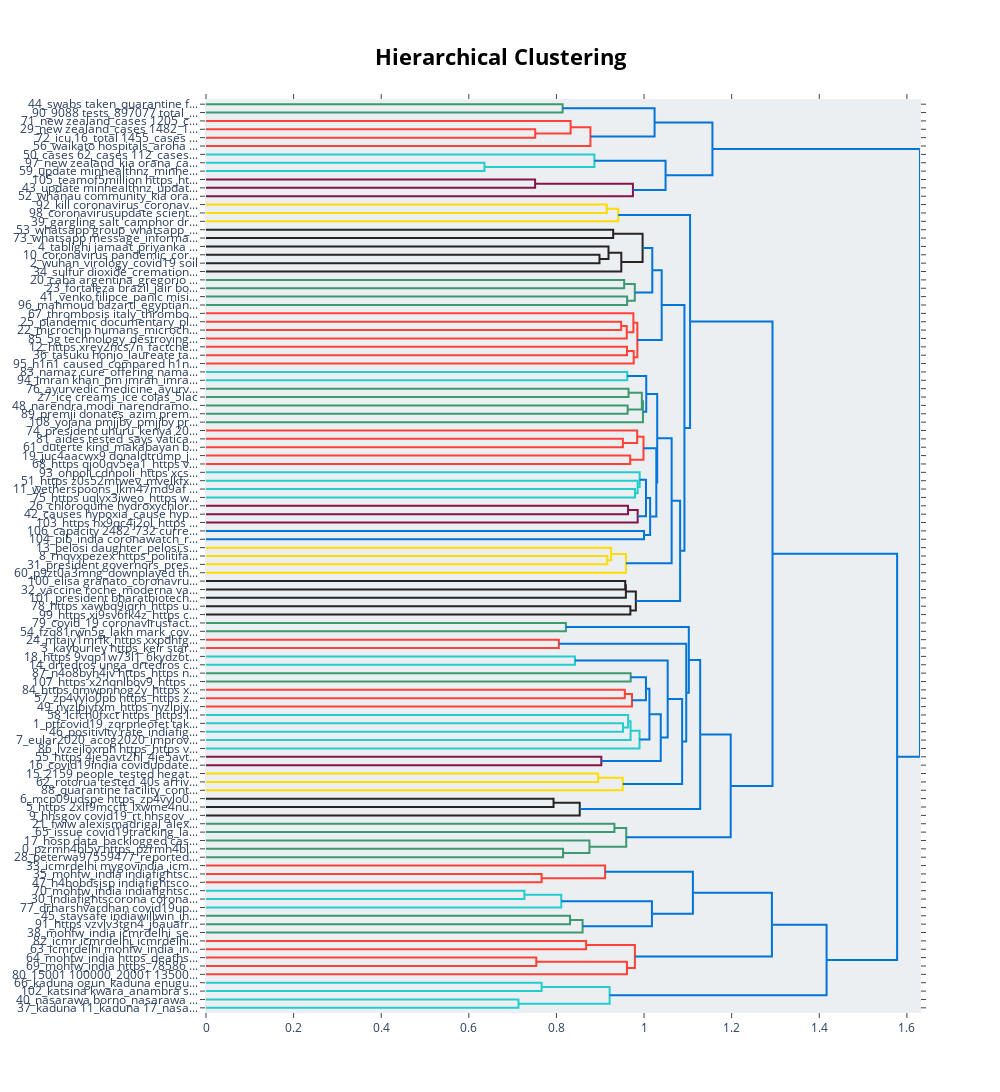

The notebook cell saved with this chart:
### Code cell
# hierarchical topic visualization
topic_model.visualize_hierarchy()

### Figure 1 — Plotly figure (JSON) as saved in the notebook; plotly's stock layout.template omitted (floating-point values rounded to 4 significant figures)
{"data": [{"hoverinfo": "text", "marker": {"color": "rgb(61,153,112)"}, "mode": "lines", "type": "scatter", "x": [0, 0.814, 0.814, 0], "xaxis": "x", "y": [-5, -5, -15, -15], "yaxis": "y"}, {"hoverinfo": "text", "marker": {"color": "rgb(255,65,54)"}, "mode": "lines", "type": "scatter", "x": [0, 0.7516, 0.7516, 0], "xaxis": "x", "y": [-35, -35, -45, -45], "yaxis": "y"}, {"hoverinfo": "text", "marker": {"color": "rgb(255,65,54)"}, "mode": "lines", "type": "scatter", "x": [0, 0.8323, 0.8323, 0.7516], "xaxis": "x", "y": [-25, -25, -40, -40], "yaxis": "y"}, {"hoverinfo": "text", "marker": {"color": "rgb(255,65,54)"}, "mode": "lines", "type": "scatter", "x": [0.8323, 0.8776, 0.8776, 0], "xaxis": "x", "y": [-32.5, -32.5, -55, -55], "yaxis": "y"}, {"hoverinfo": "text", "marker": {"color": "rgb(0,116,217)"}, "mode": "lines", "type": "scatter", "x": [0.814, 1.024, 1.024, 0.8776], "xaxis": "x", "y": [-10, -10, -43.75, -43.75], "yaxis": "y"}, {"hoverinfo": "text", "marker": {"color": "rgb(35,205,205)"}, "mode": "lines", "type": "scatter", "x": [0, 0.6356, 0.6356, 0], "xaxis": "x", "y": [-75, -75, -85, -85], "yaxis": "y"}, {"hoverinfo": "text", "marker": {"color": "rgb(35,205,205)"}, "mode": "lines", "type": "scatter", "x": [0, 0.8866, 0.8866, 0.6356], "xaxis": "x", "y": [-65, -65, -80, -80], "yaxis": "y"}, {"hoverinfo": "text", "marker": {"color": "rgb(133,20,75)"}, "mode": "lines", "type": "scatter", "x": [0, 0.7513, 0.7513, 0], "xaxis": "x", "y": [-95, -95, -105, -105], "yaxis": "y"}, {"hoverinfo": "text", "marker": {"color": "rgb(133,20,75)"}, "mode": "lines", "type": "scatter", "x": [0.7513, 0.9746, 0.9746, 0], "xaxis": "x", "y": [-100, -100, -115, -115], "yaxis": "y"}, {"hoverinfo": "text", "marker": {"color": "rgb(0,116,217)"}, "mode": "lines", "type": "scatter", "x": [0.8866, 1.049, 1.049, 0.9746], "xaxis": "x", "y": [-72.5, -72.5, -107.5, -107.5], "yaxis": "y"}, {"hoverinfo": "text", "marker": {"color": "rgb(0,116,217)"}, "mode": "lines", "type": "scatter", "x": [1.024, 1.156, 1.156, 1.049], "xaxis": "x", "y": [-26.88, -26.88, -90, -90], "yaxis": "y"}, {"hoverinfo": "text", "marker": {"color": "rgb(255,220,0)"}, "mode": "lines", "type": "scatter", "x": [0, 0.9149, 0.9149, 0], "xaxis": "x", "y": [-125, -125, -135, -135], "yaxis": "y"}, {"hoverinfo": "text", "marker": {"color": "rgb(255,220,0)"}, "mode": "lines", "type": "scatter", "x": [0.9149, 0.9412, 0.9412, 0], "xaxis": "x", "y": [-130, -130, -145, -145], "yaxis": "y"}, {"hoverinfo": "text", "marker": {"color": "rgb(40,35,35)"}, "mode": "lines", "type": "scatter", "x": [0, 0.9296, 0.9296, 0], "xaxis": "x", "y": [-155, -155, -165, -165], "yaxis": "y"}, {"hoverinfo": "text", "marker": {"color": "rgb(40,35,35)"}, "mode": "lines", "type": "scatter", "x": [0, 0.8982, 0.8982, 0], "xaxis": "x", "y": [-185, -185, -195, -195], "yaxis": "y"}, {"hoverinfo": "text", "marker": {"color": "rgb(40,35,35)"}, "mode": "lines", "type": "scatter", "x": [0, 0.9188, 0.9188, 0.8982], "xaxis": "x", "y": [-175, -175, -190, -190], "yaxis": "y"}, {"hoverinfo": "text", "marker": {"color": "rgb(40,35,35)"}, "mode": "lines", "type": "scatter", "x": [0.9188, 0.9481, 0.9481, 0], "xaxis": "x", "y": [-182.5, -182.5, -205, -205], "yaxis": "y"}, {"hoverinfo": "text", "marker": {"color": "rgb(40,35,35)"}, "mode": "lines", "type": "scatter", "x": [0.9296, 0.9967, 0.9967, 0.9481], "xaxis": "x", "y": [-160, -160, -193.8, -193.8], "yaxis": "y"}, {"hoverinfo": "text", "marker": {"color": "rgb(61,153,112)"}, "mode": "lines", "type": "scatter", "x": [0, 0.9546, 0.9546, 0], "xaxis": "x", "y": [-215, -215, -225, -225], "yaxis": "y"}, {"hoverinfo": "text", "marker": {"color": "rgb(61,153,112)"}, "mode": "lines", "type": "scatter", "x": [0, 0.9613, 0.9613, 0], "xaxis": "x", "y": [-235, -235, -245, -245], "yaxis": "y"}, {"hoverinfo": "text", "marker": {"color": "rgb(61,153,112)"}, "mode": "lines", "type": "scatter", "x": [0.9546, 0.9789, 0.9789, 0.9613], "xaxis": "x", "y": [-220, -220, -240, -240], "yaxis": "y"}, {"hoverinfo": "text", "marker": {"color": "rgb(0,116,217)"}, "mode": "lines", "type": "scatter", "x": [0.9967, 1.019, 1.019, 0.9789], "xaxis": "x", "y": [-176.9, -176.9, -230, -230], "yaxis": "y"}, {"hoverinfo": "text", "marker": {"color": "rgb(255,65,54)"}, "mode": "lines", "type": "scatter", "x": [0, 0.9478, 0.9478, 0], "xaxis": "x", "y": [-265, -265, -275, -275], "yaxis": "y"}, {"hoverinfo": "text", "marker": {"color": "rgb(255,65,54)"}, "mode": "lines", "type": "scatter", "x": [0.9478, 0.9605, 0.9605, 0], "xaxis": "x", "y": [-270, -270, -285, -285], "yaxis": "y"}, {"hoverinfo": "text", "marker": {"color": "rgb(255,65,54)"}, "mode": "lines", "type": "scatter", "x": [0, 0.9756, 0.9756, 0.9605], "xaxis": "x", "y": [-255, -255, -277.5, -277.5], "yaxis": "y"}, {"hoverinfo": "text", "marker": {"color": "rgb(255,65,54)"}, "mode": "lines", "type": "scatter", "x": [0, 0.9611, 0.9611, 0], "xaxis": "x", "y": [-295, -295, -305, -305], "yaxis": "y"}, {"hoverinfo": "text", "marker": {"color": "rgb(255,65,54)"}, "mode": "lines", "type": "scatter", "x": [0.9611, 0.9764, 0.9764, 0], "xaxis": "x", "y": [-300, -300, -315, -315], "yaxis": "y"}, {"hoverinfo": "text", "marker": {"color": "rgb(255,65,54)"}, "mode": "lines", "type": "scatter", "x": [0.9756, 0.9847, 0.9847, 0.9764], "xaxis": "x", "y": [-266.2, -266.2, -307.5, -307.5], "yaxis": "y"}, {"hoverinfo": "text", "marker": {"color": "rgb(0,116,217)"}, "mode": "lines", "type": "scatter", "x": [1.019, 1.04, 1.04, 0.9847], "xaxis": "x", "y": [-203.4, -203.4, -286.9, -286.9], "yaxis": "y"}, {"hoverinfo": "text", "marker": {"color": "rgb(35,205,205)"}, "mode": "lines", "type": "scatter", "x": [0, 0.9616, 0.9616, 0], "xaxis": "x", "y": [-325, -325, -335, -335], "yaxis": "y"}, {"hoverinfo": "text", "marker": {"color": "rgb(61,153,112)"}, "mode": "lines", "type": "scatter", "x": [0, 0.9646, 0.9646, 0], "xaxis": "x", "y": [-345, -345, -355, -355], "yaxis": "y"}, {"hoverinfo": "text", "marker": {"color": "rgb(61,153,112)"}, "mode": "lines", "type": "scatter", "x": [0, 0.9625, 0.9625, 0], "xaxis": "x", "y": [-365, -365, -375, -375], "yaxis": "y"}, {"hoverinfo": "text", "marker": {"color": "rgb(61,153,112)"}, "mode": "lines", "type": "scatter", "x": [0.9646, 0.995, 0.995, 0.9625], "xaxis": "x", "y": [-350, -350, -370, -370], "yaxis": "y"}, {"hoverinfo": "text", "marker": {"color": "rgb(61,153,112)"}, "mode": "lines", "type": "scatter", "x": [0.995, 0.9975, 0.9975, 0], "xaxis": "x", "y": [-360, -360, -385, -385], "yaxis": "y"}, {"hoverinfo": "text", "marker": {"color": "rgb(0,116,217)"}, "mode": "lines", "type": "scatter", "x": [0.9616, 1.005, 1.005, 0.9975], "xaxis": "x", "y": [-330, -330, -372.5, -372.5], "yaxis": "y"}, {"hoverinfo": "text", "marker": {"color": "rgb(255,65,54)"}, "mode": "lines", "type": "scatter", "x": [0, 0.9516, 0.9516, 0], "xaxis": "x", "y": [-405, -405, -415, -415], "yaxis": "y"}, {"hoverinfo": "text", "marker": {"color": "rgb(255,65,54)"}, "mode": "lines", "type": "scatter", "x": [0, 0.9843, 0.9843, 0.9516], "xaxis": "x", "y": [-395, -395, -410, -410], "yaxis": "y"}, {"hoverinfo": "text", "marker": {"color": "rgb(255,65,54)"}, "mode": "lines", "type": "scatter", "x": [0, 0.9684, 0.9684, 0], "xaxis": "x", "y": [-425, -425, -435, -435], "yaxis": "y"}, {"hoverinfo": "text", "marker": {"color": "rgb(255,65,54)"}, "mode": "lines", "type": "scatter", "x": [0.9843, 0.9987, 0.9987, 0.9684], "xaxis": "x", "y": [-402.5, -402.5, -430, -430], "yaxis": "y"}, {"hoverinfo": "text", "marker": {"color": "rgb(35,205,205)"}, "mode": "lines", "type": "scatter", "x": [0, 0.9794, 0.9794, 0], "xaxis": "x", "y": [-465, -465, -475, -475], "yaxis": "y"}, {"hoverinfo": "text", "marker": {"color": "rgb(35,205,205)"}, "mode": "lines", "type": "scatter", "x": [0, 0.9854, 0.9854, 0.9794], "xaxis": "x", "y": [-455, -455, -470, -470], "yaxis": "y"}, {"hoverinfo": "text", "marker": {"color": "rgb(35,205,205)"}, "mode": "lines", "type": "scatter", "x": [0, 0.99, 0.99, 0.9854], "xaxis": "x", "y": [-445, -445, -462.5, -462.5], "yaxis": "y"}, {"hoverinfo": "text", "marker": {"color": "rgb(133,20,75)"}, "mode": "lines", "type": "scatter", "x": [0, 0.9635, 0.9635, 0], "xaxis": "x", "y": [-485, -485, -495, -495], "yaxis": "y"}, {"hoverinfo": "text", "marker": {"color": "rgb(133,20,75)"}, "mode": "lines", "type": "scatter", "x": [0.9635, 0.9854, 0.9854, 0], "xaxis": "x", "y": [-490, -490, -505, -505], "yaxis": "y"}, {"hoverinfo": "text", "marker": {"color": "rgb(0,116,217)"}, "mode": "lines", "type": "scatter", "x": [0.99, 1.004, 1.004, 0.9854], "xaxis": "x", "y": [-453.8, -453.8, -497.5, -497.5], "yaxis": "y"}, {"hoverinfo": "text", "marker": {"color": "rgb(0,116,217)"}, "mode": "lines", "type": "scatter", "x": [0, 1, 1, 0], "xaxis": "x", "y": [-515, -515, -525, -525], "yaxis": "y"}, {"hoverinfo": "text", "marker": {"color": "rgb(0,116,217)"}, "mode": "lines", "type": "scatter", "x": [1.004, 1.014, 1.014, 1], "xaxis": "x", "y": [-475.6, -475.6, -520, -520], "yaxis": "y"}, {"hoverinfo": "text", "marker": {"color": "rgb(0,116,217)"}, "mode": "lines", "type": "scatter", "x": [0.9987, 1.028, 1.028, 1.014], "xaxis": "x", "y": [-416.2, -416.2, -497.8, -497.8], "yaxis": "y"}, {"hoverinfo": "text", "marker": {"color": "rgb(0,116,217)"}, "mode": "lines", "type": "scatter", "x": [1.005, 1.03, 1.03, 1.028], "xaxis": "x", "y": [-351.2, -351.2, -457.0, -457.0], "yaxis": "y"}, {"hoverinfo": "text", "marker": {"color": "rgb(255,220,0)"}, "mode": "lines", "type": "scatter", "x": [0, 0.9161, 0.9161, 0], "xaxis": "x", "y": [-545, -545, -555, -555], "yaxis": "y"}, {"hoverinfo": "text", "marker": {"color": "rgb(255,220,0)"}, "mode": "lines", "type": "scatter", "x": [0, 0.9248, 0.9248, 0.9161], "xaxis": "x", "y": [-535, -535, -550, -550], "yaxis": "y"}, {"hoverinfo": "text", "marker": {"color": "rgb(255,220,0)"}, "mode": "lines", "type": "scatter", "x": [0.9248, 0.9588, 0.9588, 0], "xaxis": "x", "y": [-542.5, -542.5, -565, -565], "yaxis": "y"}, {"hoverinfo": "text", "marker": {"color": "rgb(0,116,217)"}, "mode": "lines", "type": "scatter", "x": [1.03, 1.063, 1.063, 0.9588], "xaxis": "x", "y": [-404.1, -404.1, -553.8, -553.8], "yaxis": "y"}, {"hoverinfo": "text", "marker": {"color": "rgb(40,35,35)"}, "mode": "lines", "type": "scatter", "x": [0, 0.957, 0.957, 0], "xaxis": "x", "y": [-575, -575, -585, -585], "yaxis": "y"}, {"hoverinfo": "text", "marker": {"color": "rgb(40,35,35)"}, "mode": "lines", "type": "scatter", "x": [0.957, 0.9585, 0.9585, 0], "xaxis": "x", "y": [-580, -580, -595, -595], "yaxis": "y"}, {"hoverinfo": "text", "marker": {"color": "rgb(40,35,35)"}, "mode": "lines", "type": "scatter", "x": [0, 0.9688, 0.9688, 0], "xaxis": "x", "y": [-605, -605, -615, -615], "yaxis": "y"}, {"hoverinfo": "text", "marker": {"color": "rgb(40,35,35)"}, "mode": "lines", "type": "scatter", "x": [0.9585, 0.9812, 0.9812, 0.9688], "xaxis": "x", "y": [-587.5, -587.5, -610, -610], "yaxis": "y"}, {"hoverinfo": "text", "marker": {"color": "rgb(0,116,217)"}, "mode": "lines", "type": "scatter", "x": [1.063, 1.082, 1.082, 0.9812], "xaxis": "x", "y": [-478.9, -478.9, -598.8, -598.8], "yaxis": "y"}, {"hoverinfo": "text", "marker": {"color": "rgb(0,116,217)"}, "mode": "lines", "type": "scatter", "x": [1.04, 1.092, 1.092, 1.082], "xaxis": "x", "y": [-245.2, -245.2, -538.8, -538.8], "yaxis": "y"}, {"hoverinfo": "text", "marker": {"color": "rgb(0,116,217)"}, "mode": "lines", "type": "scatter", "x": [0.9412, 1.105, 1.105, 1.092], "xaxis": "x", "y": [-137.5, -137.5, -392.0, -392.0], "yaxis": "y"}, {"hoverinfo": "text", "marker": {"color": "rgb(61,153,112)"}, "mode": "lines", "type": "scatter", "x": [0, 0.8216, 0.8216, 0], "xaxis": "x", "y": [-625, -625, -635, -635], "yaxis": "y"}, {"hoverinfo": "text", "marker": {"color": "rgb(255,65,54)"}, "mode": "lines", "type": "scatter", "x": [0, 0.8055, 0.8055, 0], "xaxis": "x", "y": [-645, -645, -655, -655], "yaxis": "y"}, {"hoverinfo": "text", "marker": {"color": "rgb(35,205,205)"}, "mode": "lines", "type": "scatter", "x": [0, 0.8422, 0.8422, 0], "xaxis": "x", "y": [-665, -665, -675, -675], "yaxis": "y"}, {"hoverinfo": "text", "marker": {"color": "rgb(61,153,112)"}, "mode": "lines", "type": "scatter", "x": [0, 0.9695, 0.9695, 0], "xaxis": "x", "y": [-685, -685, -695, -695], "yaxis": "y"}, {"hoverinfo": "text", "marker": {"color": "rgb(255,65,54)"}, "mode": "lines", "type": "scatter", "x": [0, 0.956, 0.956, 0], "xaxis": "x", "y": [-705, -705, -715, -715], "yaxis": "y"}, {"hoverinfo": "text", "marker": {"color": "rgb(255,65,54)"}, "mode": "lines", "type": "scatter", "x": [0.956, 0.9725, 0.9725, 0], "xaxis": "x", "y": [-710, -710, -725, -725], "yaxis": "y"}, {"hoverinfo": "text", "marker": {"color": "rgb(0,116,217)"}, "mode": "lines", "type": "scatter", "x": [0.9695, 1.004, 1.004, 0.9725], "xaxis": "x", "y": [-690, -690, -717.5, -717.5], "yaxis": "y"}, {"hoverinfo": "text", "marker": {"color": "rgb(35,205,205)"}, "mode": "lines", "type": "scatter", "x": [0, 0.952, 0.952, 0], "xaxis": "x", "y": [-745, -745, -755, -755], "yaxis": "y"}, {"hoverinfo": "text", "marker": {"color": "rgb(35,205,205)"}, "mode": "lines", "type": "scatter", "x": [0, 0.9637, 0.9637, 0.952], "xaxis": "x", "y": [-735, -735, -750, -750], "yaxis": "y"}, {"hoverinfo": "text", "marker": {"color": "rgb(35,205,205)"}, "mode": "lines", "type": "scatter", "x": [0.9637, 0.9692, 0.9692, 0], "xaxis": "x", "y": [-742.5, -742.5, -765, -765], "yaxis": "y"}, {"hoverinfo": "text", "marker": {"color": "rgb(35,205,205)"}, "mode": "lines", "type": "scatter", "x": [0.9692, 0.9896, 0.9896, 0], "xaxis": "x", "y": [-753.8, -753.8, -775, -775], "yaxis": "y"}, {"hoverinfo": "text", "marker": {"color": "rgb(0,116,217)"}, "mode": "lines", "type": "scatter", "x": [1.004, 1.012, 1.012, 0.9896], "xaxis": "x", "y": [-703.8, -703.8, -764.4, -764.4], "yaxis": "y"}, {"hoverinfo": "text", "marker": {"color": "rgb(133,20,75)"}, "mode": "lines", "type": "scatter", "x": [0, 0.9025, 0.9025, 0], "xaxis": "x", "y": [-785, -785, -795, -795], "yaxis": "y"}, {"hoverinfo": "text", "marker": {"color": "rgb(0,116,217)"}, "mode": "lines", "type": "scatter", "x": [1.012, 1.038, 1.038, 0.9025], "xaxis": "x", "y": [-734.1, -734.1, -790, -790], "yaxis": "y"}, {"hoverinfo": "text", "marker": {"color": "rgb(0,116,217)"}, "mode": "lines", "type": "scatter", "x": [0.8422, 1.054, 1.054, 1.038], "xaxis": "x", "y": [-670, -670, -762.0, -762.0], "yaxis": "y"}, {"hoverinfo": "text", "marker": {"color": "rgb(255,220,0)"}, "mode": "lines", "type": "scatter", "x": [0, 0.8952, 0.8952, 0], "xaxis": "x", "y": [-805, -805, -815, -815], "yaxis": "y"}, {"hoverinfo": "text", "marker": {"color": "rgb(255,220,0)"}, "mode": "lines", "type": "scatter", "x": [0.8952, 0.9513, 0.9513, 0], "xaxis": "x", "y": [-810, -810, -825, -825], "yaxis": "y"}, {"hoverinfo": "text", "marker": {"color": "rgb(0,116,217)"}, "mode": "lines", "type": "scatter", "x": [1.054, 1.087, 1.087, 0.9513], "xaxis": "x", "y": [-716.0, -716.0, -817.5, -817.5], "yaxis": "y"}, {"hoverinfo": "text", "marker": {"color": "rgb(0,116,217)"}, "mode": "lines", "type": "scatter", "x": [0.8055, 1.096, 1.096, 1.087], "xaxis": "x", "y": [-650, -650, -766.8, -766.8], "yaxis": "y"}, {"hoverinfo": "text", "marker": {"color": "rgb(0,116,217)"}, "mode": "lines", "type": "scatter", "x": [0.8216, 1.102, 1.102, 1.096], "xaxis": "x", "y": [-630, -630, -708.4, -708.4], "yaxis": "y"}, {"hoverinfo": "text", "marker": {"color": "rgb(40,35,35)"}, "mode": "lines", "type": "scatter", "x": [0, 0.7934, 0.7934, 0], "xaxis": "x", "y": [-835, -835, -845, -845], "yaxis": "y"}, {"hoverinfo": "text", "marker": {"color": "rgb(40,35,35)"}, "mode": "lines", "type": "scatter", "x": [0.7934, 0.8532, 0.8532, 0], "xaxis": "x", "y": [-840, -840, -855, -855], "yaxis": "y"}, {"hoverinfo": "text", "marker": {"color": "rgb(0,116,217)"}, "mode": "lines", "type": "scatter", "x": [1.102, 1.128, 1.128, 0.8532], "xaxis": "x", "y": [-669.2, -669.2, -847.5, -847.5], "yaxis": "y"}, {"hoverinfo": "text", "marker": {"color": "rgb(61,153,112)"}, "mode": "lines", "type": "scatter", "x": [0, 0.9324, 0.9324, 0], "xaxis": "x", "y": [-865, -865, -875, -875], "yaxis": "y"}, {"hoverinfo": "text", "marker": {"color": "rgb(61,153,112)"}, "mode": "lines", "type": "scatter", "x": [0, 0.8151, 0.8151, 0], "xaxis": "x", "y": [-895, -895, -905, -905], "yaxis": "y"}, {"hoverinfo": "text", "marker": {"color": "rgb(61,153,112)"}, "mode": "lines", "type": "scatter", "x": [0, 0.8753, 0.8753, 0.8151], "xaxis": "x", "y": [-885, -885, -900, -900], "yaxis": "y"}, {"hoverinfo": "text", "marker": {"color": "rgb(61,153,112)"}, "mode": "lines", "type": "scatter", "x": [0.9324, 0.9593, 0.9593, 0.8753], "xaxis": "x", "y": [-870, -870, -892.5, -892.5], "yaxis": "y"}, {"hoverinfo": "text", "marker": {"color": "rgb(0,116,217)"}, "mode": "lines", "type": "scatter", "x": [1.128, 1.198, 1.198, 0.9593], "xaxis": "x", "y": [-758.3, -758.3, -881.2, -881.2], "yaxis": "y"}, {"hoverinfo": "text", "marker": {"color": "rgb(0,116,217)"}, "mode": "lines", "type": "scatter", "x": [1.105, 1.293, 1.293, 1.198], "xaxis": "x", "y": [-264.8, -264.8, -819.8, -819.8], "yaxis": "y"}, {"hoverinfo": "text", "marker": {"color": "rgb(255,65,54)"}, "mode": "lines", "type": "scatter", "x": [0, 0.7661, 0.7661, 0], "xaxis": "x", "y": [-925, -925, -935, -935], "yaxis": "y"}, {"hoverinfo": "text", "marker": {"color": "rgb(255,65,54)"}, "mode": "lines", "type": "scatter", "x": [0, 0.9111, 0.9111, 0.7661], "xaxis": "x", "y": [-915, -915, -930, -930], "yaxis": "y"}, {"hoverinfo": "text", "marker": {"color": "rgb(35,205,205)"}, "mode": "lines", "type": "scatter", "x": [0, 0.7268, 0.7268, 0], "xaxis": "x", "y": [-945, -945, -955, -955], "yaxis": "y"}, {"hoverinfo": "text", "marker": {"color": "rgb(35,205,205)"}, "mode": "lines", "type": "scatter", "x": [0.7268, 0.811, 0.811, 0], "xaxis": "x", "y": [-950, -950, -965, -965], "yaxis": "y"}, {"hoverinfo": "text", "marker": {"color": "rgb(61,153,112)"}, "mode": "lines", "type": "scatter", "x": [0, 0.831, 0.831, 0], "xaxis": "x", "y": [-975, -975, -985, -985], "yaxis": "y"}, {"hoverinfo": "text", "marker": {"color": "rgb(61,153,112)"}, "mode": "lines", "type": "scatter", "x": [0.831, 0.8597, 0.8597, 0], "xaxis": "x", "y": [-980, -980, -995, -995], "yaxis": "y"}, {"hoverinfo": "text", "marker": {"color": "rgb(0,116,217)"}, "mode": "lines", "type": "scatter", "x": [0.811, 1.018, 1.018, 0.8597], "xaxis": "x", "y": [-957.5, -957.5, -987.5, -987.5], "yaxis": "y"}, {"hoverinfo": "text", "marker": {"color": "rgb(0,116,217)"}, "mode": "lines", "type": "scatter", "x": [0.9111, 1.112, 1.112, 1.018], "xaxis": "x", "y": [-922.5, -922.5, -972.5, -972.5], "yaxis": "y"}, {"hoverinfo": "text", "marker": {"color": "rgb(255,65,54)"}, "mode": "lines", "type": "scatter", "x": [0, 0.8678, 0.8678, 0], "xaxis": "x", "y": [-1005, -1005, -1015, -1015], "yaxis": "y"}, {"hoverinfo": "text", "marker": {"color": "rgb(255,65,54)"}, "mode": "lines", "type": "scatter", "x": [0, 0.754, 0.754, 0], "xaxis": "x", "y": [-1025, -1025, -1035, -1035], "yaxis": "y"}, {"hoverinfo": "text", "marker": {"color": "rgb(255,65,54)"}, "mode": "lines", "type": "scatter", "x": [0.754, 0.961, 0.961, 0], "xaxis": "x", "y": [-1030, -1030, -1045, -1045], "yaxis": "y"}, {"hoverinfo": "text", "marker": {"color": "rgb(255,65,54)"}, "mode": "lines", "type": "scatter", "x": [0.8678, 0.9791, 0.9791, 0.961], "xaxis": "x", "y": [-1010, -1010, -1038.0, -1038.0], "yaxis": "y"}, {"hoverinfo": "text", "marker": {"color": "rgb(0,116,217)"}, "mode": "lines", "type": "scatter", "x": [1.112, 1.292, 1.292, 0.9791], "xaxis": "x", "y": [-947.5, -947.5, -1024.0, -1024.0], "yaxis": "y"}, {"hoverinfo": "text", "marker": {"color": "rgb(35,205,205)"}, "mode": "lines", "type": "scatter", "x": [0, 0.7661, 0.7661, 0], "xaxis": "x", "y": [-1055, -1055, -1065, -1065], "yaxis": "y"}, {"hoverinfo": "text", "marker": {"color": "rgb(35,205,205)"}, "mode": "lines", "type": "scatter", "x": [0, 0.7133, 0.7133, 0], "xaxis": "x", "y": [-1075, -1075, -1085, -1085], "yaxis": "y"}, {"hoverinfo": "text", "marker": {"color": "rgb(35,205,205)"}, "mode": "lines", "type": "scatter", "x": [0.7661, 0.9214, 0.9214, 0.7133], "xaxis": "x", "y": [-1060, -1060, -1080, -1080], "yaxis": "y"}, {"hoverinfo": "text", "marker": {"color": "rgb(0,116,217)"}, "mode": "lines", "type": "scatter", "x": [1.292, 1.417, 1.417, 0.9214], "xaxis": "x", "y": [-985.6, -985.6, -1070, -1070], "yaxis": "y"}, {"hoverinfo": "text", "marker": {"color": "rgb(0,116,217)"}, "mode": "lines", "type": "scatter", "x": [1.293, 1.578, 1.578, 1.417], "xaxis": "x", "y": [-542.3, -542.3, -1028.0, -1028.0], "yaxis": "y"}, {"hoverinfo": "text", "marker": {"color": "rgb(0,116,217)"}, "mode": "lines", "type": "scatter", "x": [1.156, 1.63, 1.63, 1.578], "xaxis": "x", "y": [-58.44, -58.44, -785.0, -785.0], "yaxis": "y"}], "layout": {"autosize": false, "height": 1835, "hoverlabel": {"bgcolor": "white", "font": {"family": "Rockwell", "size": 16}}, "hovermode": "closest", "plot_bgcolor": "#ECEFF1", "showlegend": false, "title": {"font": {"color": "Black", "size": 22}, "text": "<b>Hierarchical Clustering</b>", "x": 0.5, "xanchor": "center", "yanchor": "top"}, "width": 1000, "xaxis": {"mirror": "allticks", "rangemode": "tozero", "showgrid": false, "showline": true, "showticklabels": true, "ticks": "outside", "type": "linear", "zeroline": false}, "yaxis": {"mirror": "allticks", "range": [-1090, 0], "rangemode": "tozero", "showgrid": false, "showline": true, "showticklabels": true, "tickmode": "array", "ticks": "outside", "ticktext": ["44_swabs taken_quarantine f...", "90_9088 tests_897077 total_...", "71_new zealand_cases 1205_c...", "29_new zealand_cases 1482_1...", "72_icu 16_total 1455_cases ...", "56_waikato hospitals_aroha ...", "50_cases 62_cases 112_cases...", "97_new zealand_kia orana_ca...", "59_update minhealthnz_minhe...", "105_teamof5million https_ht...", "43_update minhealthnz_updat...", "52_whânau community_kia ora...", "92_kill coronavirus_coronav...", "98_coronavirusupdate scient...", "39_gargling salt_camphor dr...", "53_whatsapp group_whatsapp_...", "73_whatsapp message_informa...", "4_tablighi jamaat_priyanka ...", "10_coronavirus pandemic_cor...", "2_wuhan_virology_covid19 soil", "34_sulfur dioxide_cremation...", "20_caba argentina_gregorio ...", "23_fortaleza brazil_jair bo...", "41_venko filipce_panic misi...", "96_mahmoud bazarti_egyptian...", "67_thrombosis italy_thrombo...", "25_plandemic documentary_pl...", "22_microchip humans_microch...", "85_5g technology_destroying...", "12_https xrey2ncs7n_factche...", "36_tasuku honjo_laureate ta...", "95_h1n1 caused_compared h1n...", "83_namaz cure_offering nama...", "94_imran khan_pm imran_imra...", "76_ayurvedic medicine_ayurv...", "27_ice creams_ice colas_5lac", "48_narendra modi_narendramo...", "89_premji donates_azim prem...", "108_yojana pmjjby_pmjjby pr...", "74_president uhuru_kenya 20...", "81_aides tested_says vatica...", "61_duterte kind_makabayan b...", "19_juc4aacwx9 donaldtrump_j...", "68_https qjo0qv5ea1_https v...", "93_onpoli cdnpoli_https xcs...", "51_https z0s52mtwev_mvelkfx...", "11_wetherspoons_lkm47md9af ...", "75_https uqlyx3iweo_https w...", "26_chloroquine hydroxychlor...", "42_causes hypoxia_cause hyp...", "103_https hx9qc4j2ol_https ...", "106_capacity 2482_732 curre...", "104_pib_india coronawatch_r...", "13_pelosi daughter_pelosi s...", "8_rnqvxpezex https_politifa...", "31_president governors_pres...", "60_p9zt0a3mng_downplayed th...", "100_elisa granato_coronavru...", "32_vaccine roche_moderna va...", "101_president bharatbiotech...", "78_https xawbq9iqrh_https u...", "99_https xi9sv6fk4z_https c...", "79_covid_19 coronavirusfact...", "54_fzq81rwn5g_lakh mark_cov...", "24_mtajy1mrfk_https xxpdhfg...", "3_kayburley https_keir star...", "18_https 9vqp1w73l1_6kydz6t...", "14_drtedros unga_drtedros c...", "87_n4o8byh4jv https_https n...", "107_https x2nqnlbov9_https ...", "84_https qmwpnnog2y_https x...", "57_zp4vylo0pb https_https z...", "49_nyzlpjyfxm_https nyzlpjy...", "58_lcfch0fxct https_https l...", "1_ptfcovid19_zqrpneofet tak...", "46_positivity rate_indiafig...", "7_eular2020_acog2020_improv...", "86_lvzejloxmh https_https v...", "55_https 4je5avt2hl_4je5avt...", "16_covid19india covidupdate...", "15_2159 people_tested negat...", "62_rotorua tested_40s arriv...", "88_quarantine facility_cont...", "6_mcp09udspe https_zp4vylo0...", "5_https 2xlf9mccft_lxwme4nu...", "9_hhsgov covid19_rt hhsgov_...", "21_fwiw alexismadrigal_alex...", "65_issue covid19tracking_la...", "17_hosp data_backlogged cas...", "0_pzrmh4bl5y https_pzrmh4bl...", "28_peterwa97559477_reported...", "33_icmrdelhi mygovindia_icm...", "35_mohfw_india indiafightsc...", "47_h4bobdsjsp indiafightsco...", "70_mohfw_india indiafightsc...", "30_indiafightscorona corona...", "77_drharshvardhan covid19up...", "45_staysafe indiawillwin_in...", "91_https vzvlv3tgn4_j6auafr...", "38_mohfw_india icmrdelhi_se...", "82_icmr icmrdelhi_icmrdelhi...", "63_icmrdelhi mohfw_india_in...", "64_mohfw_india https_deaths...", "69_mohfw_india https_78586 ...", "80_15001 100000_20001 13500...", "66_kaduna ogun_kaduna enugu...", "102_katsina kwara_anambra s...", "40_nasarawa borno_nasarawa ...", "37_kaduna 11_kaduna 17_nasa..."], "tickvals": [-5, -15, -25, -35, -45, -55, -65, -75, -85, -95, -105, -115, -125, -135, -145, -155, -165, -175, -185, -195, -205, -215, -225, -235, -245, -255, -265, -275, -285, -295, -305, -315, -325, -335, -345, -355, -365, -375, -385, -395, -405, -415, -425, -435, -445, -455, -465, -475, -485, -495, -505, -515, -525, -535, -545, -555, -565, -575, -585, -595, -605, -615, -625, -635, -645, -655, -665, -675, -685, -695, -705, -715, -725, -735, -745, -755, -765, -775, -785, -795, -805, -815, -825, -835, -845, -855, -865, -875, -885, -895, -905, -915, -925, -935, -945, -955, -965, -975, -985, -995, -1005, -1015, -1025, -1035, -1045, -1055, -1065, -1075, -1085], "type": "linear", "zeroline": false}}}
